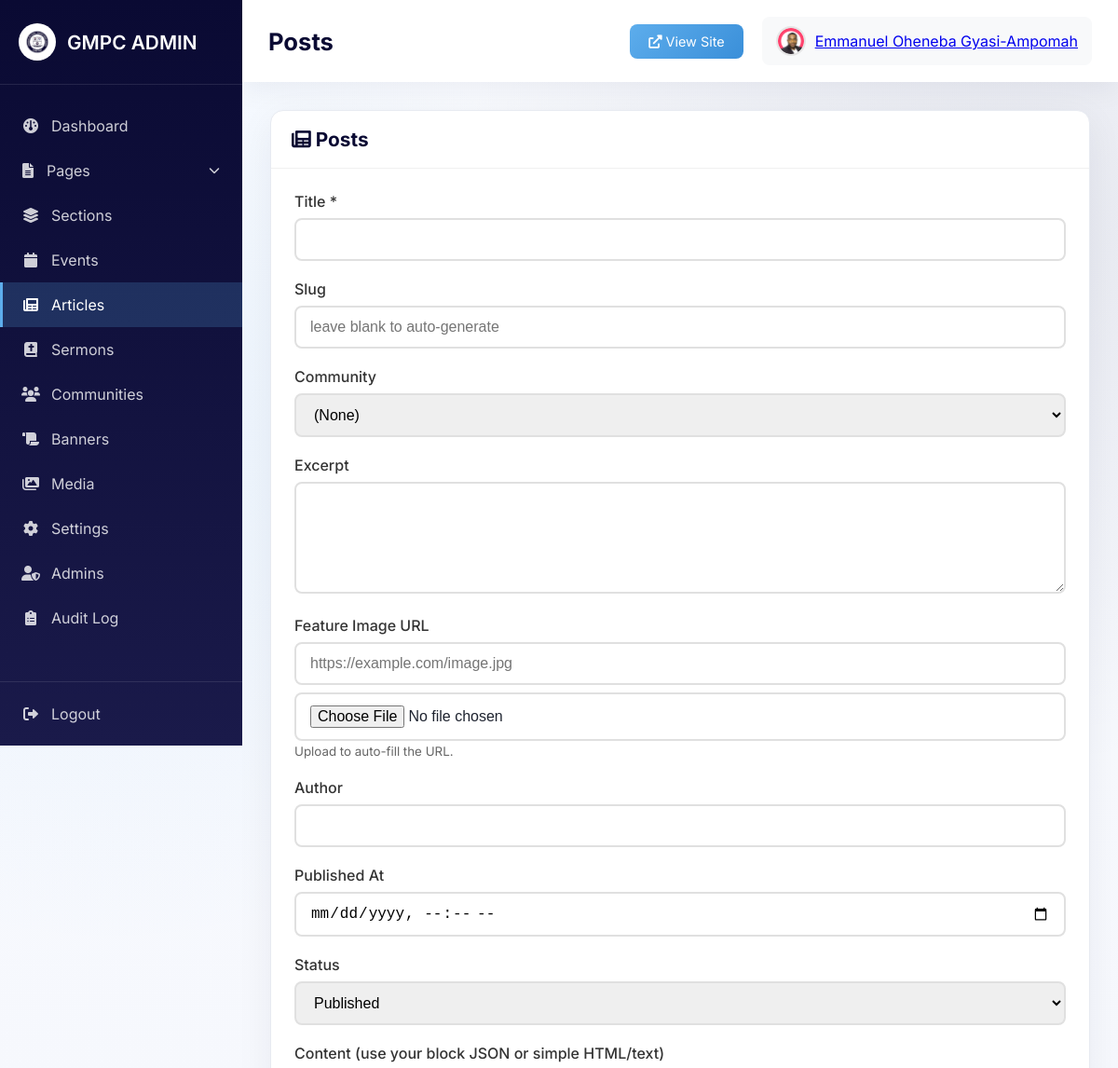
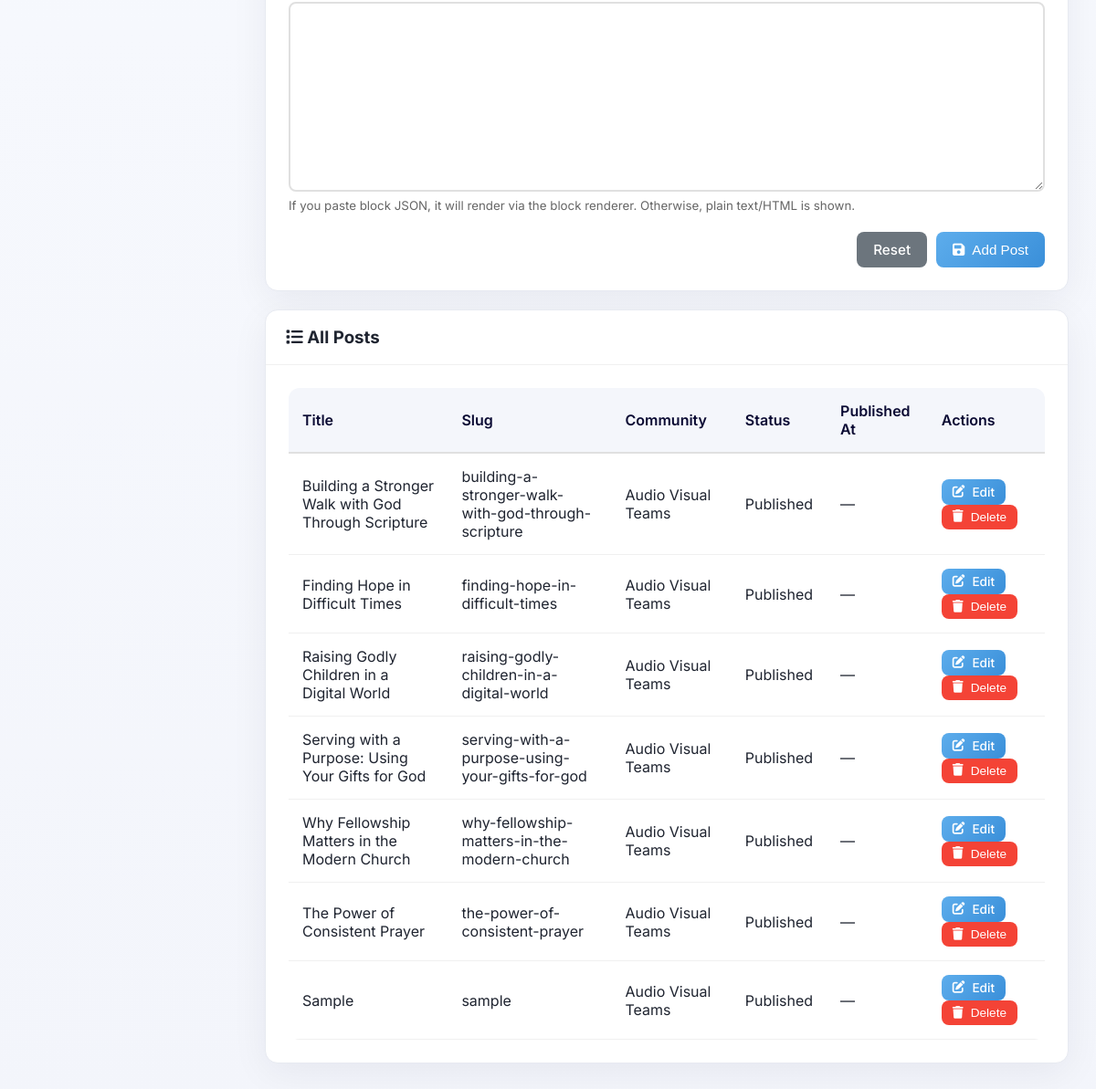
Screenshot of /admin/posts.php (signed in) with the database file from the repository (2 pictures, top to bottom).
### tables this page shows
CREATE TABLE `posts` (
  `id` int NOT NULL AUTO_INCREMENT,
  `community_id` int DEFAULT NULL,
  `title` varchar(255) NOT NULL,
  `slug` varchar(255) NOT NULL,
  `excerpt` text,
  `content` text,
  `image_url` varchar(500) DEFAULT NULL,
  `author` varchar(255) DEFAULT NULL,
  `status` enum('draft','published') DEFAULT 'draft',
  `published_at` datetime DEFAULT NULL,
  `created_at` timestamp NULL DEFAULT CURRENT_TIMESTAMP,
  `updated_at` timestamp NULL DEFAULT CURRENT_TIMESTAMP ON UPDATE CURRENT_TIMESTAMP,
  PRIMARY KEY (`id`),
  UNIQUE KEY `slug` (`slug`),
  KEY `community_id` (`community_id`),
  KEY `status` (`status`),
  KEY `published_at` (`published_at`)
);

CREATE TABLE `communities` (
  `id` int NOT NULL AUTO_INCREMENT,
  `name` varchar(100) NOT NULL,
  `slug` varchar(100) NOT NULL,
  `description` text,
  `full_content` longtext,
  `meeting_day` varchar(50) DEFAULT NULL,
  `meeting_time` varchar(50) DEFAULT NULL,
  `meeting_location` varchar(100) DEFAULT NULL,
  `image_url` varchar(255) DEFAULT NULL,
  `contact_person` varchar(100) DEFAULT NULL,
  `contact_email` varchar(100) DEFAULT NULL,
  `status` enum('active','inactive') DEFAULT 'active',
  `display_order` int DEFAULT '0',
  `created_at` timestamp NULL DEFAULT CURRENT_TIMESTAMP,
  `updated_at` timestamp NULL DEFAULT CURRENT_TIMESTAMP ON UPDATE CURRENT_TIMESTAMP,
  PRIMARY KEY (`id`),
  UNIQUE KEY `slug` (`slug`)
);

### admin/posts.php (the view, shortened to what this page needs)
<?php
require_once 'includes/header.php';
$conn = getDBConnection();
$conn->exec("CREATE TABLE IF NOT EXISTS posts (
    id INT AUTO_INCREMENT PRIMARY KEY,
    community_id INT NULL,
    title VARCHAR(255) NOT NULL,
    slug VARCHAR(255) NOT NULL UNIQUE,
    excerpt TEXT,
    content TEXT,
    image_url VARCHAR(500),
    author VARCHAR(255),
    status ENUM('draft','published') DEFAULT 'draft',
    published_at DATETIME NULL,
    created_at TIMESTAMP DEFAULT CURRENT_TIMESTAMP,
    updated_at TIMESTAMP DEFAULT CURRENT_TIMESTAMP ON UPDATE CURRENT_TIMESTAMP,
    INDEX (community_id),
    INDEX (status),
    INDEX (published_at)
) ENGINE=InnoDB DEFAULT CHARSET=utf8mb4");
$editingPost = null;
$posts = [];
try {
    $posts = $conn->query("SELECT p.*, c.name AS community_name FROM posts p LEFT JOIN communities c ON p.community_id = c.id ORDER BY created_at DESC")->fetchAll();
} catch (PDOException $e) {
    error_log($e->getMessage());
}
?>
<div class="card">
    <div class="card-header">
        <h2><i class="fas fa-newspaper"></i> Posts</h2>
    </div>
    <div class="card-body">
        <form method="POST" action="" class="form-grid">
            <div class="form-group">
                <label>Title *</label>
                <input type="text" name="title" class="form-control" required value="<?php echo htmlspecialchars($editingPost['title'] ?? ''); ?>">
            </div>
            <div class="form-group">
                <label>Slug</label>
                <input type="text" name="slug" class="form-control" placeholder="leave blank to auto-generate" value="<?php echo htmlspecialchars($editingPost['slug'] ?? ''); ?>">
            </div>
            <div class="form-group">
                <label>Community</label>
                <select name="community_id" class="form-control">
                    <option value="">(None)</option>
                </select>
            </div>
            <div class="form-group">
                <label>Excerpt</label>
                <textarea name="excerpt" class="form-control" rows="3"><?php echo htmlspecialchars($editingPost['excerpt'] ?? ''); ?></textarea>
            </div>
            <div class="form-group">
                <label>Feature Image URL</label>
                <input type="url" name="image_url" id="post_image_url" class="form-control" value="<?php echo htmlspecialchars($editingPost['image_url'] ?? ''); ?>" placeholder="https://example.com/image.jpg">
                <input type="file" id="post_image_upload" class="form-control" accept="image/*" style="margin-top:8px;">
                <small style="color:#666;">Upload to auto-fill the URL.</small>
            </div>
            <div class="form-group">
                <label>Author</label>
                <input type="text" name="author" class="form-control" value="<?php echo htmlspecialchars($editingPost['author'] ?? ''); ?>">
            </div>
            <div class="form-group">
                <label>Published At</label>
                <input type="datetime-local" name="published_at" class="form-control" value="<?php echo !empty($editingPost['published_at']) ? date('Y-m-d\TH:i', strtotime($editingPost['published_at'])) : ''; ?>">
            </div>
            <div class="form-group">
                <label>Status</label>
                <select name="status" class="form-control">
                    <option value="published" <?php echo (($editingPost['status'] ?? 'published') === 'published') ? 'selected' : ''; ?>>Published</option>
                </select>
            </div>
            <div class="form-group" style="grid-column: 1 / -1;">
                <label>Content (use your block JSON or simple HTML/text)</label>
                <textarea name="content" class="form-control" rows="10"><?php echo htmlspecialchars($editingPost['content'] ?? ''); ?></textarea>
                <small style="color:#666;">If you paste block JSON, it will render via the block renderer. Otherwise, plain text/HTML is shown.</small>
            </div>
            <div style="display:flex; gap:10px; justify-content:flex-end; grid-column: 1 / -1;">
                <a href="posts.php" class="btn btn-secondary">Reset</a>
                <button type="submit" class="btn btn-primary">
                    <i class="fas fa-save"></i> <?php echo $editingPost ? 'Save Changes' : 'Add Post'; ?>
                </button>
            </div>
        </form>
    </div>
</div>
<div class="card" style="margin-top:20px;">
    <div class="card-header">
        <h3><i class="fas fa-list"></i> All Posts</h3>
    </div>
    <div class="card-body">
        <?php if (count($posts) > 0): ?>
            <div class="table-responsive">
                <table class="table">
                    <thead>
                        <tr>
                            <th>Title</th>
                            <th>Slug</th>
                            <th>Community</th>
                            <th>Status</th>
                            <th>Published At</th>
                            <th>Actions</th>
                        </tr>
                    </thead>
                    <tbody>
                        <?php foreach ($posts as $p): ?>
                            <tr>
                                <td><?php echo htmlspecialchars($p['title']); ?></td>
                                <td><?php echo htmlspecialchars($p['slug']); ?></td>
                                <td><?php echo htmlspecialchars($p['community_name'] ?? '—'); ?></td>
                                <td><?php echo htmlspecialchars(ucfirst($p['status'])); ?></td>
                                <td><?php echo $p['published_at'] ? date('M j, Y g:i A', strtotime($p['published_at'])) : '—'; ?></td>
                                <td>
                                    <a class="btn btn-sm btn-primary" href="posts.php?edit=<?php echo (int)$p['id']; ?>"><i class="fas fa-edit"></i> Edit</a>
                                    <form method="POST" action="" style="display:inline;" onsubmit="return confirm('Delete this post?');">
                                        <button type="submit" class="btn btn-sm btn-danger"><i class="fas fa-trash"></i> Delete</button>
                                    </form>
                                </td>
                            </tr>
                        <?php endforeach; ?>
                    </tbody>
                </table>
            </div>
        <?php else: ?>
            <p style="text-align:center; color:#666;">No posts yet.</p>
        <?php endif; ?>
    </div>
</div>
<?php require_once 'includes/footer.php'; ?>

### admin/css/admin.css (style rules this page uses)
:root { --navy: #0A0A33; --navy-2: #11113f; --sky: #5DADEC; --slate: #6c757d; --card-border: #e7eaf1; --bg-soft: #f6f8fb; }
* { margin: 0; padding: 0; box-sizing: border-box; }
body { font-family: 'Inter', sans-serif; background: radial-gradient(circle at 10% 20%, rgba(93,173,236,0.09), transparent 25%), radial-gradient(circle at 90% 10%, rgba(17,17,63,0.08), transparent 25%), linear-gradient(180deg, #f9fbff, #f3f5fb); color: #1f2430; }
.card { background: white; border-radius: 14px; border: 1px solid var(--card-border); box-shadow: 0 10px 40px rgba(10, 10, 51, 0.06); margin-bottom: 20px; }
.card-header { padding: 18px 22px; border-bottom: 1px solid #f0f0f0; display: flex; justify-content: space-between; align-items: center; }
.card-header h2 { font-size: 1.3rem; color: #0A0A33; }
.card-body { padding: 25px; }
.btn { padding: 10px 18px; border: none; border-radius: 8px; font-size: 0.95rem; font-weight: 500; cursor: pointer; text-decoration: none; display: inline-flex; align-items: center; gap: 8px; transition: all 0.3s; }
.btn-primary { background: linear-gradient(135deg, #5DADEC, #3a8fd9); color: white; }
.btn-danger { background: #f44336; color: white; }
.btn-secondary { background: #6c757d; color: white; }
.btn-sm { padding: 6px 12px; font-size: 0.85rem; }
.table-responsive { overflow-x: auto; }
table { width: 100%; border-collapse: collapse; background: white; border-radius: 12px; overflow: hidden; }
thead { background: #f4f6fb; }
th { padding: 15px; text-align: left; font-weight: 600; color: #0A0A33; border-bottom: 2px solid #e0e0e0; }
td { padding: 15px; border-bottom: 1px solid #f0f0f0; }
.form-group { margin-bottom: 20px; }
.form-group label { display: block; margin-bottom: 8px; font-weight: 500; color: #333; }
.form-control { width: 100%; padding: 12px 15px; border: 2px solid #e0e0e0; border-radius: 8px; font-size: 1rem; transition: all 0.3s; }
textarea.form-control { min-height: 120px; resize: vertical; }

### rows the page displays
posts: title "Building a Stronger Walk with God Through Scripture", slug "building-a-stronger-walk-with-god-through-scripture", community.name "Audio Visual Teams", status "Published"
posts: title "Finding Hope in Difficult Times", slug "finding-hope-in-difficult-times", community.name "Audio Visual Teams", status "Published"
posts: title "Raising Godly Children in a Digital World", slug "raising-godly-children-in-a-digital-world", community.name "Audio Visual Teams", status "Published"
posts: title "Serving with a Purpose: Using Your Gifts for God", slug "serving-with-a-purpose-using-your-gifts-for-god", community.name "Audio Visual Teams", status "Published"
posts: title "Why Fellowship Matters in the Modern Church", slug "why-fellowship-matters-in-the-modern-church", community.name "Audio Visual Teams", status "Published"
posts: title "The Power of Consistent Prayer", slug "the-power-of-consistent-prayer", community.name "Audio Visual Teams", status "Published"
posts: title "Sample", slug "sample", community.name "Audio Visual Teams", status "Published"

### other values shown
$pageTitle "Posts"
$currentAdmin['name'] "Emmanuel Oheneba Gyasi-Ampomah"
